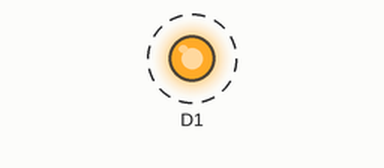
Recording of a sketch running on a simulated ESP8266 (NodeMCU). Shown: output pins drawn as LEDs (lit = HIGH). Dashed ring = blinking. What the sketch prints to the serial monitor is not drawn.

Above: at 0.5 s.
Timing chart, 0 to 4.6 s (numbered marks = the images above):
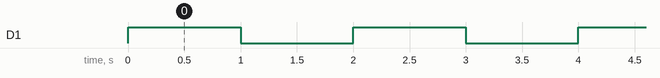

The sketch:

led-blink.ino
```cpp
void setup()
{
  Serial.begin(115200);
  pinMode(D1, OUTPUT);
  Serial.println("Hello0");
}

void loop()
{
  digitalWrite(D1, HIGH);

  delay(1000);

  digitalWrite(D1, LOW);

  delay(1000);
}
```

Measured:
- by itself, D1: alternates HIGH for 1.0 s and LOW for 1.0 s
